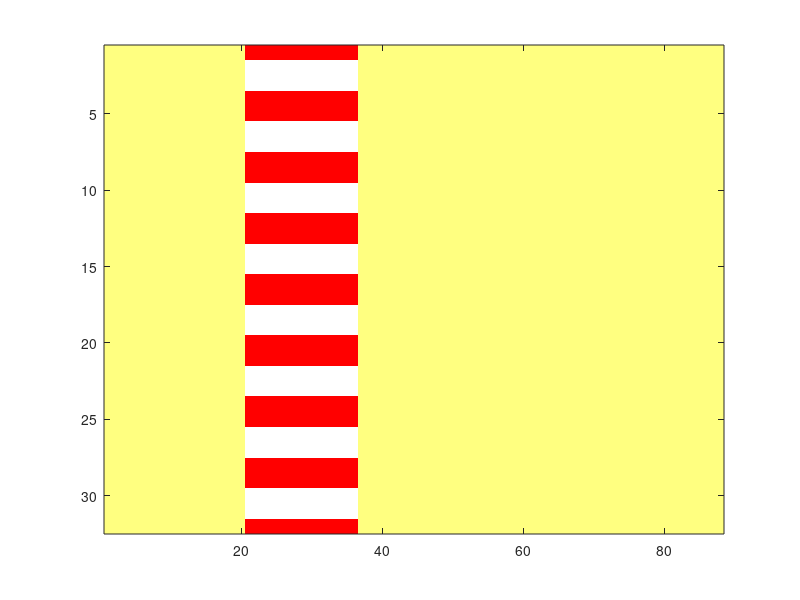

Write MATLAB code to recreate this figure. (Note: this script raises an error after producing the figure.)
% The arena is a 96 x 32 Array of LEDs, patterns played with rev3
% controller, the pattern format is
% Pats(LED-rows, LED-cols, X-chan-buffer, Y-chan-buffer)
% 
% Requires the panels matlab code at flypanels.org.
%
% unilat_windowed_prog_reg_grats_w_flicker.m Will make gratings of a
% few different spatial frequencies that move up/down in the x and y chans.
% Stims will be windowed at L and R side for 120 degrees.
%
% SLH - 2013

% Save time while testing.
testing_flag = 0;
row_compression = 0;
gs_val = 3;

save_directory = mfilename('fullpath');
save_directory = fileparts(save_directory);

% The size of the stripes in pixels
stripe_sizes = [2 6];
num_cols = 96;
num_real_rows = 32;
num_rows = num_real_rows*6;
rows_used = 1:32;
% Counter for iterating the pattern names, set nonzero if appending to 
% another experiment.
count = 1;

switch gs_val
    case 3 % For some reason this is the only one that works...
        mid_gs_value = 3;
        high_gs_value = 7;
        low_gs_value = 0;
    case 2
        mid_gs_value = 2;
        high_gs_value = 3;
        low_gs_value = 0;
    case 1
        mid_gs_value = 0;
        high_gs_value = 1;
        low_gs_value = 0;
end

dummy_frame = mid_gs_value*ones(num_rows,num_cols);
pattern_combinations = [1 2];
pattern_combination_str = {'LEFT','RIGHT','BOTH'};
% {[left][right][horiz]}
pattern_windows = {(21:36),(53:68),(1:32);...  % 30-90
                   (17:32),(57:72),(1:32);...  % 45-105
                   (13:36),(53:76),(1:32);...  % 30-120
                   (9:32),(57:80),(1:32);...   % 45-135
                   (21:36),(53:68),(9:24);...  % 30-90
                   (17:32),(57:72),(9:24);...  % 45-105
                   (13:36),(53:76),(9:24);...  % 30-120
                   (9:32),(57:80),(9:24)};     % 45-135

% The amount that the [left,right] windowed patterns need to be shifted
pattern_window_shift{2} =  [3,3;...     %30-90
                            3,3;...     %45-105
                            3,3;...     %30-120
                            3,3;...     %45-135
                            3,3;...     %30-90
                            3,3;...     %45-105
                            3,3;...     %30-120
                            3,3];       %45-135
pattern_window_shift{6} =  [-5,-5;...     %30-90
                            -5,-5;...     %45-105
                            -5,-5;...     %30-120
                            -5,-5;...     %45-135
                            -5,-5;...     %30-90
                            -5,-5;...     %45-105
                            -5,-5;...     %30-120
                            -5,-5];       %45-135
pattern_window_str = {  '30to90_full',...
                        '45to105_full',...
                        '30to120_full',...
                        '45to135_full',...
                        '30to90_mid',...
                        '45to105_mid',...
                        '30to120_mid',...
                        '45to135_mid'};

for pat_wind = 1:size(pattern_windows,1)

    for pat_comb = pattern_combinations

        for stripe_size = stripe_sizes

        Pats = [];
            
        strp_str = [num2str(stripe_size) 'px_horiz'];

            pattern_str = [ pattern_window_str{pat_wind} '_window_' pattern_combination_str{pat_comb} '_' strp_str];
%
            if pat_comb == 1

                l_pat = [];
                base_pat = repmat([low_gs_value*ones(stripe_size,num_cols); high_gs_value*ones(stripe_size,num_cols)],num_rows/(2*stripe_size),1);
                for i = 1:stripe_size*2
                    l_pat(:,:,i,1) = circshift(base_pat,[1-i 0]); %#ok<*SAGROW>
                end
                % Shift everything to be 'centered'
                for i = 1:size(l_pat,3)
                    l_pat(:,:,i,1) = circshift(l_pat(:,:,i,1),[pattern_window_shift{stripe_size}(pat_wind,1) 0]);
                end
                
                r_pat = dummy_frame;
                
                Pats = dummy_frame;
                left_cols = pattern_windows{pat_wind,1};
                right_cols = pattern_windows{pat_wind,2};
                horiz_cols = pattern_windows{pat_wind,3};

                for x = 1:size(l_pat,3)
                    Pats(:,:,x,1) = dummy_frame;
                    Pats(horiz_cols,left_cols,x,1) = l_pat(horiz_cols,left_cols,x);
                    Pats(horiz_cols,right_cols,x,1) = r_pat(horiz_cols,right_cols,1);
                end
                
            elseif pat_comb == 2
                
                r_pat = [];
                base_pat = repmat([low_gs_value*ones(stripe_size,num_cols); high_gs_value*ones(stripe_size,num_cols)],num_rows/(2*stripe_size),1);
                for i = 1:stripe_size*2
                    r_pat(:,:,i,1) = circshift(base_pat,[1-i 0]);
                end
                % Shift everything to be 'centered'
                for i = 1:size(r_pat,3)
                    r_pat(:,:,i,1) = circshift(r_pat(:,:,i,1),[pattern_window_shift{stripe_size}(pat_wind,2) 0]);
                end
                
                l_pat = dummy_frame;
                
                Pats = dummy_frame;
                left_cols = pattern_windows{pat_wind,1};
                right_cols = pattern_windows{pat_wind,2};
                horiz_cols = pattern_windows{pat_wind,3};

                for x = 1:size(r_pat,3)
                    Pats(:,:,x,1) = dummy_frame;
                    Pats(horiz_cols,left_cols,x,1) = l_pat(horiz_cols,left_cols,1);
                    Pats(horiz_cols,right_cols,x,1) = r_pat(horiz_cols,right_cols,x);
                end
                
            elseif pat_comb == 3
                
                l_pat = [];
                base_pat = repmat([low_gs_value*ones(stripe_size,num_cols); high_gs_value*ones(stripe_size,num_cols)],num_rows/(2*stripe_size),1);
                for i = 1:stripe_size*2
                    l_pat(:,:,i,1) = circshift(base_pat,[1-i 0]);
                end
                % Shift everything to be 'centered'
                for i = 1:size(l_pat,3)
                    l_pat(:,:,i,1) = circshift(l_pat(:,:,i,1),[pattern_window_shift{stripe_size}(pat_wind,1) 0]);
                end

                r_pat = [];
                base_pat = repmat([low_gs_value*ones(stripe_size,num_cols); high_gs_value*ones(stripe_size,num_cols)],num_rows/(2*stripe_size),1);
                for i = 1:stripe_size*2
                    r_pat(:,:,i,1) = circshift(base_pat,[1-i 0]);
                end
                % Shift everything to be 'centered'
                for i = 1:size(r_pat,3)
                    r_pat(:,:,i,1) = circshift(r_pat(:,:,i,1),[pattern_window_shift{stripe_size}(pat_wind,2) 0]);
                end
                
                Pats = dummy_frame;
                left_cols = pattern_windows{pat_wind,1};
                right_cols = pattern_windows{pat_wind,2};
                horiz_cols = pattern_windows{pat_wind,3};

                for x = 1:size(l_pat,3)
                    Pats(:,:,x,1) = dummy_frame;
                    Pats(horiz_cols,left_cols,x,1) = l_pat(horiz_cols,left_cols,x);
                    Pats(horiz_cols,right_cols,x,1) = r_pat(horiz_cols,right_cols,x);
                end
            end

            tPats = Pats;
            Pats = [];
            
            for y = 1:size(tPats,4)
                for x = 1:size(tPats,3)
                    Pats(:,:,x,y) = tPats(1:num_real_rows,:,x,y);
                end
            end
            
            if 1
                image(Pats(:,1:88,1,1));
                colormap(hot(4))
                hold all
            end

%            Pats = add_dummy_frame_to_pattern(Pats,dummy_frame,'x',1);
%            Pats = add_dummy_frame_to_pattern(Pats,dummy_frame,'y',1);
            
            count = save_make_panelsV3_pattern(Pats,row_compression,gs_val,pattern_str,save_directory,count,testing_flag);

        end
    end
    
end
